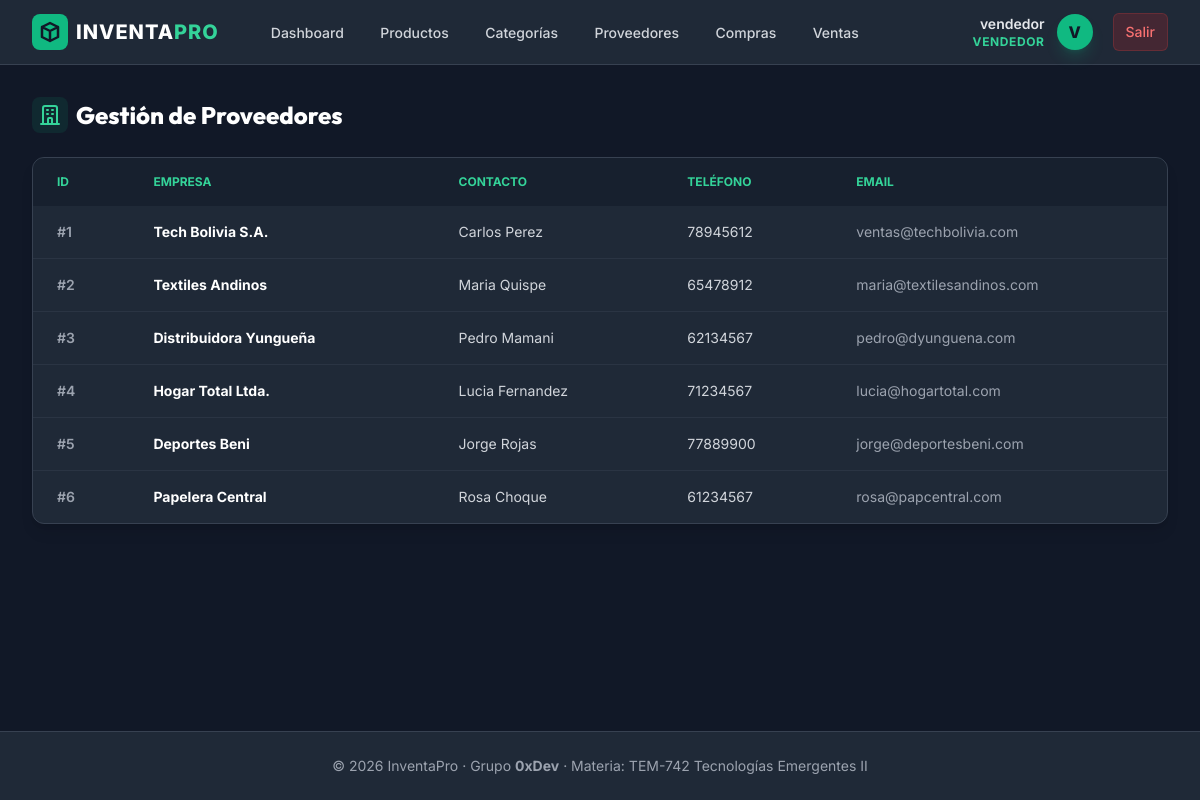
The page /proveedores/ (signed in) on the database its author committed.
### apps/models.py (models this page shows, shortened)
class User(db.Model, UserMixin):
    __tablename__ = "users"
    id = db.Column(db.Integer, primary_key=True)
    username = db.Column(db.String(100), unique=True, nullable=False)
    email = db.Column(db.String(150), unique=True, nullable=False)
    password = db.Column(db.String(255), nullable=False)
    role = db.Column(db.String(20), default="vendedor")  # admin | almacenero | vendedor
    is_active_user = db.Column(db.Boolean, default=True)

### apps/Proveedores/models.py (models this page shows, shortened)
class Proveedor(db.Model):
    __tablename__ = "proveedores"
    id = db.Column(db.Integer, primary_key=True)
    empresa = db.Column(db.String(150), nullable=False)
    contacto = db.Column(db.String(100))
    telefono = db.Column(db.String(20))
    email = db.Column(db.String(150))
    compras = db.relationship("Compra", back_populates="proveedor")

### apps/Proveedores/routes.py (the view)
@bp_proveedores.route("/")
@login_required
def listar():
    items = Proveedor.query.all()
    return render_template("proveedores/listar.html", items=items)

### apps/Proveedores/templates/proveedores/listar.html (shortened to what this page needs)
{% extends "base.html" %}
{% block content %}
<div class="space-y-6">
    <div class="flex justify-between items-center">
        <h2 class="text-2xl font-extrabold text-white flex items-center gap-2">
            <span class="p-1.5 bg-brand-500/10 text-brand-400 rounded-lg">
                <svg class="w-6 h-6" fill="none" stroke="currentColor" viewBox="0 0 24 24"><path stroke-linecap="round" stroke-linejoin="round" stroke-width="2" d="M19 21V5a2 2 0 00-2-2H7a2 2 0 00-2 2v16m14 0h2m-2 0h-5m-9 0H3m2 0h5M9 7h1m-1 4h1m4-4h1m-1 4h1m-5 10v-5a1 1 0 011-1h2a1 1 0 011 1v5m-4 0h4"></path></svg>
            </span>
            Gestión de Proveedores
        </h2>
    </div>
    <div class="bg-gray-800 rounded-xl border border-gray-700 overflow-hidden shadow-lg">
        <table class="w-full text-sm text-gray-300">
            <thead class="bg-gray-900/50 text-brand-400 uppercase text-xs">
                <tr>
                    <th class="px-6 py-4 text-left font-bold">ID</th>
                    <th class="px-6 py-4 text-left font-bold">Empresa</th>
                    <th class="px-6 py-4 text-left font-bold">Contacto</th>
                    <th class="px-6 py-4 text-left font-bold">Teléfono</th>
                    <th class="px-6 py-4 text-left font-bold">Email</th>
                </tr>
            </thead>
            <tbody class="divide-y divide-gray-700/50">
                {% for item in items %}
                <tr class="hover:bg-gray-750/30 transition">
                    <td class="px-6 py-4 whitespace-nowrap text-gray-400 font-semibold">#{{ item.id }}</td>
                    <td class="px-6 py-4 whitespace-nowrap font-bold text-white">{{ item.empresa }}</td>
                    <td class="px-6 py-4 whitespace-nowrap text-gray-250">{{ item.contacto or 'Sin contacto' }}</td>
                    <td class="px-6 py-4 whitespace-nowrap text-gray-300">{{ item.telefono or 'Sin teléfono' }}</td>
                    <td class="px-6 py-4 whitespace-nowrap text-gray-400">{{ item.email or 'Sin email' }}</td>
                </tr>
                {% endfor %}
            </tbody>
        </table>
    </div>
</div>
{% endblock %}

### apps/templates/base.html (shortened to what this page needs)
<!DOCTYPE html>
<html lang="es" class="h-full bg-gray-900 text-gray-100">
<head>
    <script src="https://cdn.tailwindcss.com"></script>
</head>
<body class="h-full flex flex-col justify-between">
    <div>
        <nav class="bg-gray-800 border-b border-gray-700">
            <div class="max-w-7xl mx-auto px-4 sm:px-6 lg:px-8">
                <div class="flex items-center justify-between h-16">
                    <div class="flex items-center">
                        <a href="{{ url_for('bp_core.index') }}" class="flex items-center gap-2 text-white font-extrabold text-xl tracking-wider">
                            <span class="bg-brand-500 text-gray-900 rounded-lg p-1.5 flex items-center justify-center">
                                <svg class="w-6 h-6" fill="none" stroke="currentColor" viewBox="0 0 24 24" xmlns="http://www.w3.org/2000/svg">
                                    <path stroke-linecap="round" stroke-linejoin="round" stroke-width="2.5" d="M20 7l-8-4-8 4m16 0l-8 4m8-4v10l-8 4m0-10L4 7m8 4v10M4 7v10l8 4"></path>
                                </svg>
                            </span>
                            <span>INVENTA<span class="text-brand-400">PRO</span></span>
                        </a>
                        {% if current_user.is_authenticated %}
                        <div class="hidden md:block ml-10 flex items-baseline space-x-2">
                            <a href="{{ url_for('bp_core.index') }}" class="text-gray-300 hover:bg-gray-700 hover:text-white px-3 py-2 rounded-md text-sm font-medium transition duration-200">Dashboard</a>
                            <a href="{{ url_for('bp_productos.listar') }}" class="text-gray-300 hover:bg-gray-700 hover:text-white px-3 py-2 rounded-md text-sm font-medium transition duration-200">Productos</a>
                            <a href="{{ url_for('bp_categorias.listar') }}" class="text-gray-300 hover:bg-gray-700 hover:text-white px-3 py-2 rounded-md text-sm font-medium transition duration-200">Categorías</a>
                            <a href="{{ url_for('bp_proveedores.listar') }}" class="text-gray-300 hover:bg-gray-700 hover:text-white px-3 py-2 rounded-md text-sm font-medium transition duration-200">Proveedores</a>
                            <a href="{{ url_for('bp_compras.listar') }}" class="text-gray-300 hover:bg-gray-700 hover:text-white px-3 py-2 rounded-md text-sm font-medium transition duration-200">Compras</a>
                            <a href="{{ url_for('bp_ventas.listar') }}" class="text-gray-300 hover:bg-gray-700 hover:text-white px-3 py-2 rounded-md text-sm font-medium transition duration-200">Ventas</a>
                        </div>
                        {% endif %}
                    </div>
                    <div class="flex items-center gap-4">
                        {% if current_user.is_authenticated %}
                        <div class="flex items-center gap-3">
                            <div class="text-right hidden sm:block">
                                <p class="text-sm font-semibold text-gray-200">{{ current_user.username }}</p>
                                <p class="text-xs text-brand-400 uppercase tracking-wider font-bold">{{ current_user.role }}</p>
                            </div>
                            <span class="h-9 w-9 rounded-full bg-brand-500 text-gray-900 font-extrabold flex items-center justify-center uppercase shadow-lg shadow-brand-500/20">
                                {{ current_user.username[0] }}
                            </span>
                            <a href="{{ url_for('auth.logout') }}" class="ml-2 bg-red-600/20 hover:bg-red-600 text-red-400 hover:text-white px-3 py-2 rounded-md text-sm font-medium border border-red-500/20 transition duration-200">
                                Salir
                            </a>
                        </div>
                        {% endif %}
                    </div>
                </div>
            </div>
        </nav>
        <main class="max-w-7xl mx-auto px-4 sm:px-6 lg:px-8 py-8">
            {% block content %}{% endblock %}
        </main>
    </div>
    <footer class="bg-gray-800 border-t border-gray-700 py-6 text-center text-sm text-gray-400">
        <div class="max-w-7xl mx-auto px-4">
            <p>&copy; 2026 InventaPro &middot; Grupo <strong>0xDev</strong> &middot; Materia: TEM-742 Tecnologías Emergentes II</p>
        </div>
    </footer>
</body>
</html>

### apps/templates/base.html (style rules this page uses)
body { font-family: 'Inter', sans-serif; }
h1, h2, h3, h4, h5, h6 { font-family: 'Outfit', sans-serif; }

### rows shown on the page
User: username "vendedor", role "VENDEDOR", username "V"
Proveedor: id "1", empresa "Tech Bolivia S.A.", contacto "Carlos Perez", telefono "78945612", email "ventas@techbolivia.com"
Proveedor: id "2", empresa "Textiles Andinos", contacto "Maria Quispe", telefono "65478912", email "maria@textilesandinos.com"
Proveedor: id "3", empresa "Distribuidora Yungueña", contacto "Pedro Mamani", telefono "62134567", email "pedro@dyunguena.com"
Proveedor: id "4", empresa "Hogar Total Ltda.", contacto "Lucia Fernandez", telefono "71234567", email "lucia@hogartotal.com"
Proveedor: id "5", empresa "Deportes Beni", contacto "Jorge Rojas", telefono "77889900", email "jorge@deportesbeni.com"
Proveedor: id "6", empresa "Papelera Central", contacto "Rosa Choque", telefono "61234567", email "rosa@papcentral.com"
